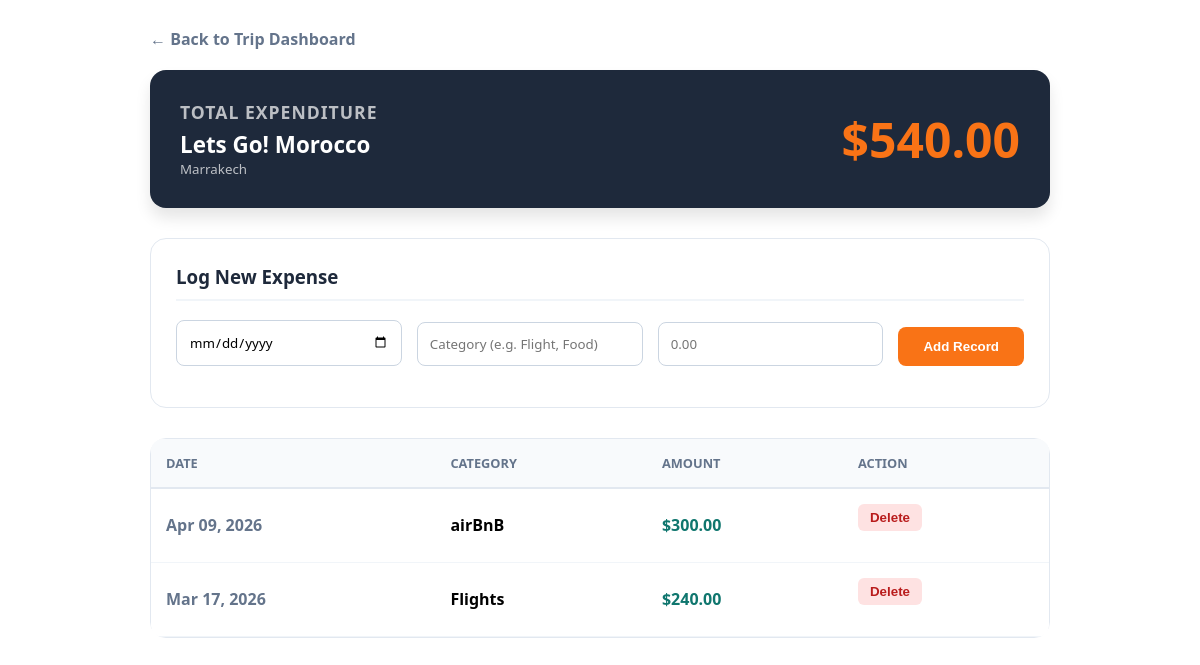
The page /3/expenses/ (signed in) on the database its author committed.
### journeys/models.py (models this page shows, shortened)
class Journey(models.Model):
    user = models.ForeignKey(User, on_delete=models.CASCADE)
    title = models.CharField(max_length=100)
    trip_date = models.DateField(null=True, blank=True)
    description = models.TextField(blank=True)
    city = models.CharField(max_length=100, null=True, blank=True)
    latitude = models.FloatField(null=True, blank=True)
    longitude = models.FloatField(null=True, blank=True)

class Expense(models.Model):
    journey = models.ForeignKey('Journey', on_delete=models.CASCADE, related_name='expenses')
    user = models.ForeignKey(User, on_delete=models.CASCADE)
    date = models.DateField()
    category = models.CharField(max_length=100)
    amount = models.DecimalField(max_digits=10, decimal_places=2)

### journeys/views.py (the view, shortened to what this page needs)
# urls.py: path('<int:journey_id>/expenses/', views.expense_tracker, name='expense_tracker'),
@login_required
def expense_tracker(request, journey_id):
    journey = get_object_or_404(Journey, id=journey_id, user=request.user)
    expenses = journey.expenses.all().order_by('-date')
    aggregation = expenses.aggregate(total=Sum('amount'))
    total_spent = aggregation['total'] or 0.00
    expense_data = []
    for exp in expenses:
        expense_data.append({
            'expenseDate': exp.date,
            'category': exp.category,
            'amount': exp.amount
        })
    summary = {'total': f"{float(total_spent):.2f}"}
    return render(request, 'journeys/expense_tracker.html', {
        'journey': journey,
        'expenses': expense_data,
        'summary': summary,
    })

### journeys/templates/journeys/expense_tracker.html (shortened to what this page needs)
{% block content %}
<div class="exp-body">
    <a href="{% url 'journey_detail' journey.id %}" class="back">← Back to Trip Dashboard</a>
    <div class="summary">
        <div>
            <h2>Total Expenditure</h2>
            <div class="trip-title">{{ journey.title }}</div>
            <small style="opacity: 0.7;"> {{ journey.city }}</small>
        </div>
        <div class="total">${{ summary.total|default:"0.00" }}</div>
    </div>
    <div class="card">
        <h3>Log New Expense</h3>
        <form method="POST" class="form-row">
            <input type="date" name="expenseDate" required>
            <input type="text" name="category" placeholder="Category (e.g. Flight, Food)" required>
            <input type="number" step="0.01" name="amount" placeholder="0.00" required>
            <button type="submit" class="btn-add">Add Record</button>
        </form>
    </div>
    <div class="card" style="padding: 0;">
        <table style="margin-top: 0;">
            <thead>
                <tr><th>Date</th><th>Category</th><th>Amount</th><th>Action</th></tr>
            </thead>
            <tbody>
                {% for expense in expenses %}
                <tr>
                    <td style="color: #64748b;">{{ expense.expenseDate|date:"M d, Y" }}</td>
                    <td>{{ expense.category }}</td>
                    <td style="color: #0f766e;">${{ expense.amount }}</td>
                    <td>
                        <form action="{% url 'expense_delete' journey.id expense.expenseDate %}" method="POST">
                            {% csrf_token %}<button type="submit" class="btn-del">Delete</button>
                        </form>
                    </td>
                </tr>
                {% empty %}
                <tr>
                    <td colspan="4" style="text-align: center; padding: 30px; color: #64748b;">No expenses logged for this trip yet.</td>
                </tr>
                {% endfor %}
            </tbody>
        </table>
    </div>
</div>
{% endblock %}

### journeys/templates/journeys/expense_tracker.html (style rules this page uses)
.exp-body { font-family: system-ui, sans-serif; max-width: 900px; margin: 0 auto; padding: 20px; color: #1e293b; }
.back { text-decoration: none; color: #64748b; font-weight: 700; margin-bottom: 20px; display: inline-block; }
.summary { background: #1e293b; color: white; padding: 30px; border-radius: 16px; display: flex; justify-content: space-between; align-items: center; box-shadow: 0 10px 15px rgba(0,0,0,0.1); margin-bottom: 30px; }
.summary h2 { margin: 0; font-size: 1.1em; opacity: 0.7; text-transform: uppercase; letter-spacing: 1px; }
.trip-title { font-size: 1.4em; font-weight: 800; margin-top: 5px; color: white; }
.total { font-size: 3em; font-weight: 900; color: #f97316; }
.card { background: white; border: 1px solid #e2e8f0; padding: 25px; border-radius: 16px; margin-bottom: 30px; }
.card h3 { margin-top: 0; color: #1e293b; font-weight: 800; border-bottom: 2px solid #f1f5f9; padding-bottom: 10px; }
.form-row { display: flex; gap: 15px; flex-wrap: wrap; align-items: flex-end; }
input { padding: 12px; border: 1px solid #cbd5e1; border-radius: 8px; flex: 1; font-family: inherit; }
.btn-add { background: #f97316; color: white; border: none; padding: 12px 25px; border-radius: 8px; font-weight: 700; cursor: pointer; }
table { width: 100%; border-collapse: collapse; margin-top: 10px; background: white; border-radius: 12px; overflow: hidden; }
th { text-align: left; background: #f8fafc; padding: 15px; font-size: 0.8em; text-transform: uppercase; color: #64748b; border-bottom: 2px solid #e2e8f0; }
td { padding: 15px; border-bottom: 1px solid #f1f5f9; font-weight: 600; }
.btn-del { background: #fee2e2; color: #b91c1c; border: none; padding: 6px 12px; border-radius: 6px; font-weight: 700; cursor: pointer; }

### rows shown on the page
Journey: title "Lets Go! Morocco", city "Marrakech"
Expense: expenseDate "Apr 09, 2026", category "airBnB", amount "300.00"
Expense: expenseDate "Mar 17, 2026", category "Flights", amount "240.00"

### other values the page prints
{{ summary.total|default:"0.00" }} "540.00"
